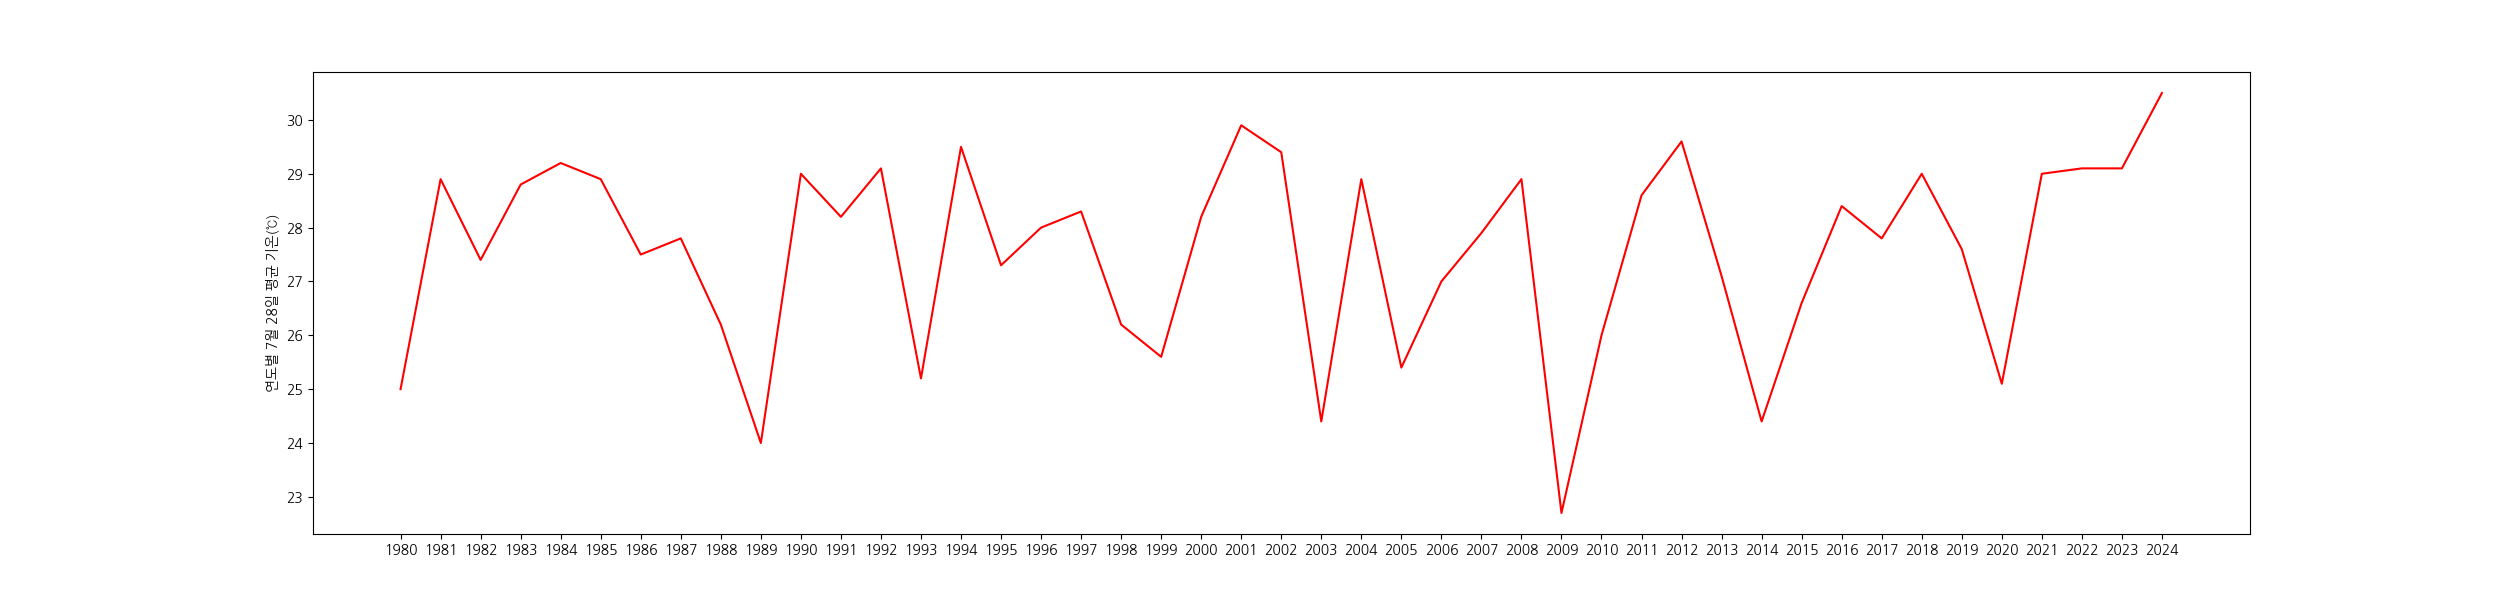

Reproduce this figure in Python.
import pandas as pd
import matplotlib.pyplot as plt
import koreanize_matplotlib

def graph(birthday):
    plt.figure(figsize=(25, 6))

    year=[str(x + 1980) for x in range(45)]
    temp=birthday["tavg"]

    plt.plot(year, temp, color="r")
    plt.ylabel("연도별 7월 28일 평균 기온(℃)")
    plt.savefig("./hw20_7.png")


def main():
    df = pd.read_csv("weather_jeonju_1980-2024.csv", skipinitialspace=True)

    birthday = df[(df["month"] == 7) & (df["day"] == 28)]
    graph(birthday)

    temp_2006=birthday[birthday["year"] == 2006]["tavg"].max()

    rank = 1
    for i in birthday["tavg"]:
        if i > temp_2006:
            rank += 1
    print(f"2006년은 {rank}번째로 온도가 높았던 해입니다.")

    max_temp = birthday["tavg"].max()
    for i in birthday.index:
        if birthday["tavg"][i]==max_temp:
            print(f"가장 온도가 높았던 해: {birthday['year'][i]}년")

    min_temp = birthday["tavg"].min()
    for i in birthday.index:
        if birthday["tavg"][i]==min_temp:
            print(f"가장 온도가 낮았던 해: {birthday['year'][i]}년")


if __name__=="__main__":
    main()
